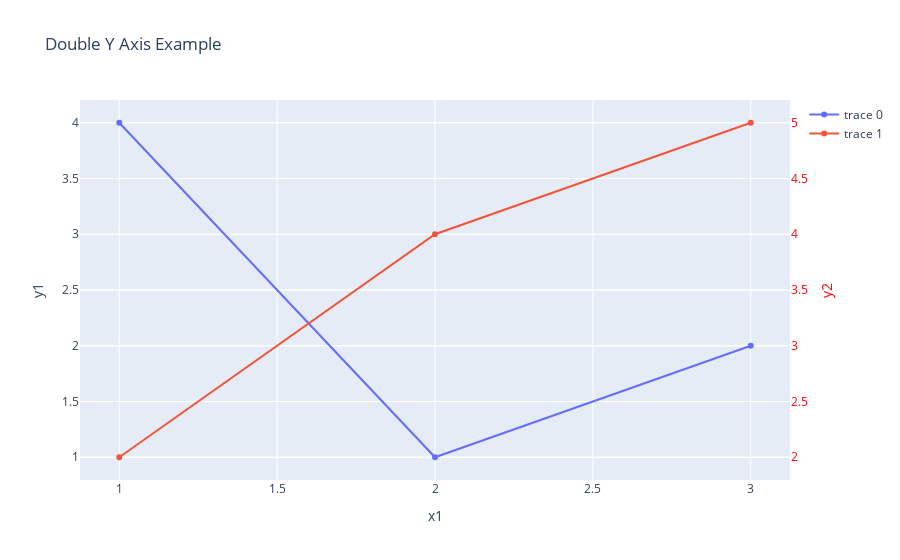

Notebook cell for this chart:
### Code cell
# create test plotly figure
import plotly.graph_objects as go
fig = go.Figure()
fig.add_trace(go.Scatter(x=[1, 2, 3], y=[4, 1, 2]))
fig.add_trace(go.Scatter(x=[1, 2, 3], y=[2, 4, 5], yaxis="y2"))
fig.update_layout(
    title="Double Y Axis Example",
    xaxis_title="x1",
    yaxis_title="y1",
    yaxis2=dict(
        title="y2",
        titlefont=dict(color="red"),
        tickfont=dict(color="red"),
        overlaying="y",
        side="right",
    )
)
fig.show()

### Figure 1 — Plotly figure (JSON) as saved in the notebook; plotly's stock layout.template omitted (floating-point values rounded to 4 significant figures)
{"data": [{"type": "scatter", "x": [1, 2, 3], "y": [4, 1, 2]}, {"type": "scatter", "x": [1, 2, 3], "y": [2, 4, 5], "yaxis": "y2"}], "layout": {"title": {"text": "Double Y Axis Example"}, "xaxis": {"title": {"text": "x1"}}, "yaxis": {"title": {"text": "y1"}}, "yaxis2": {"overlaying": "y", "side": "right", "tickfont": {"color": "red"}, "title": {"font": {"color": "red"}, "text": "y2"}}}}
